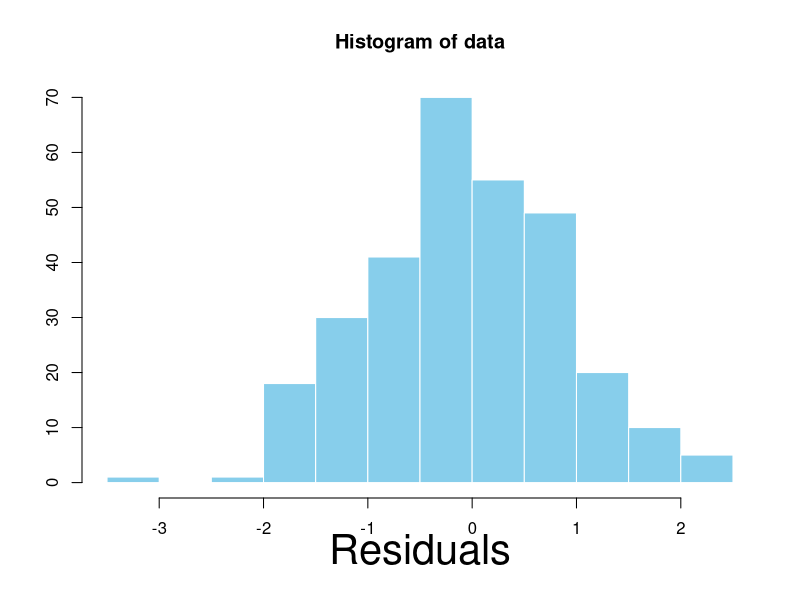
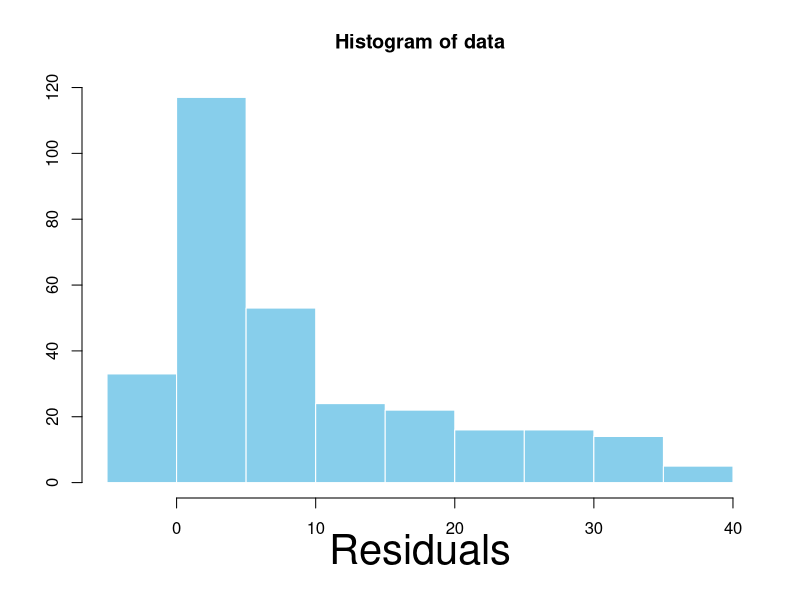
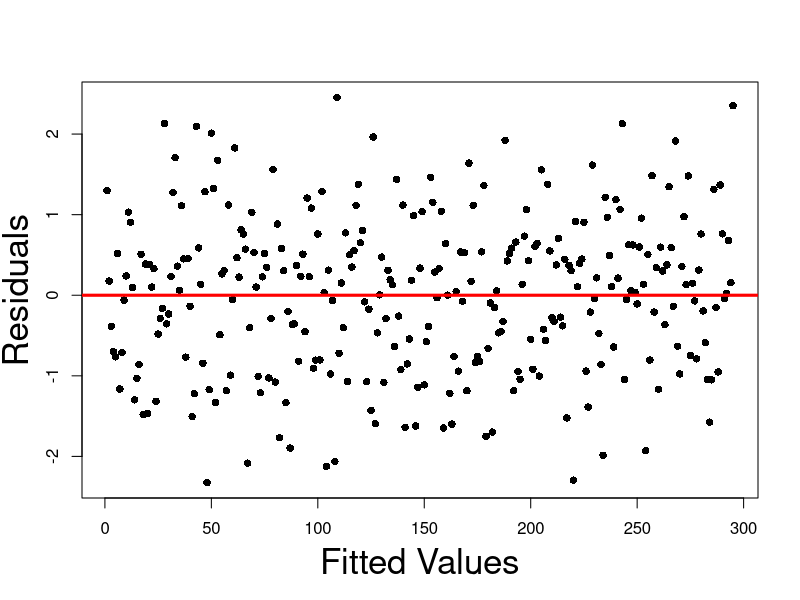
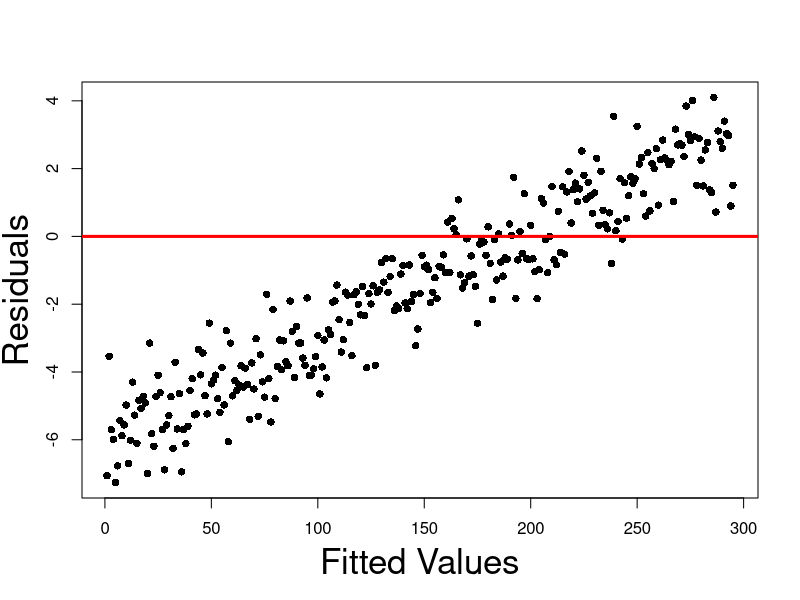
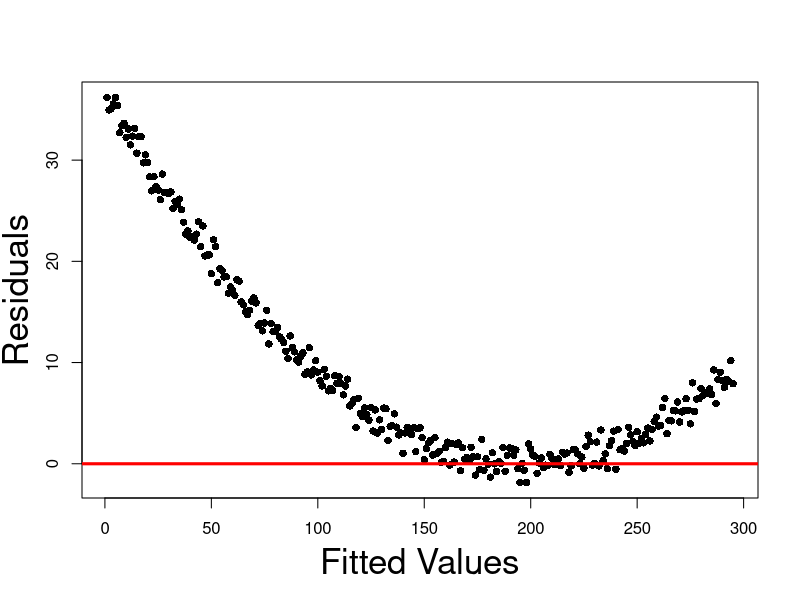
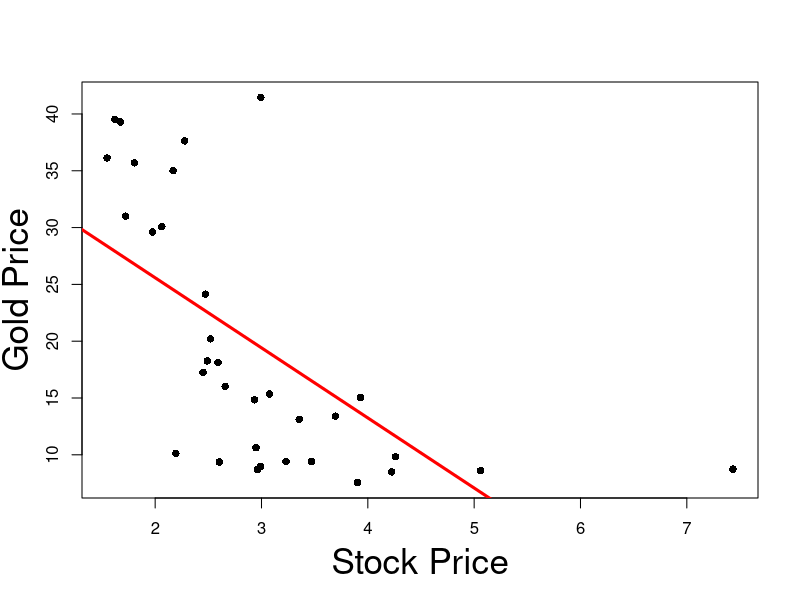
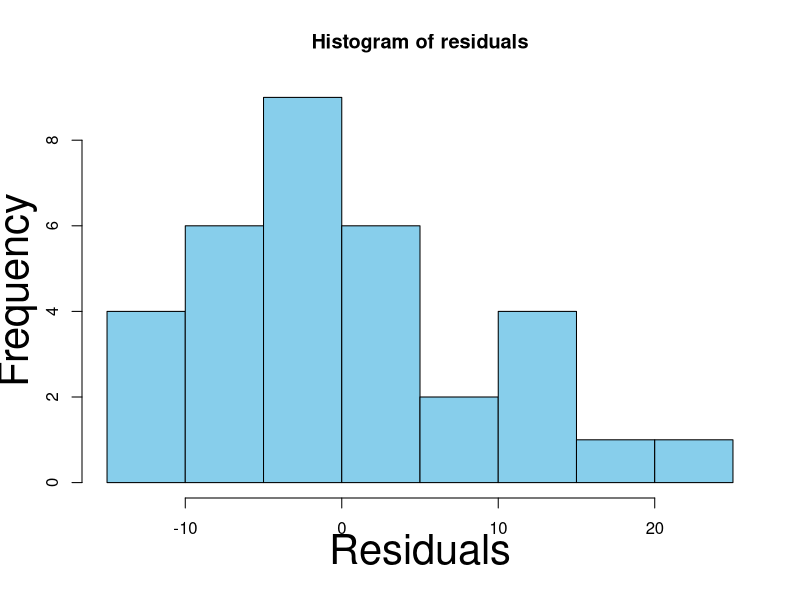
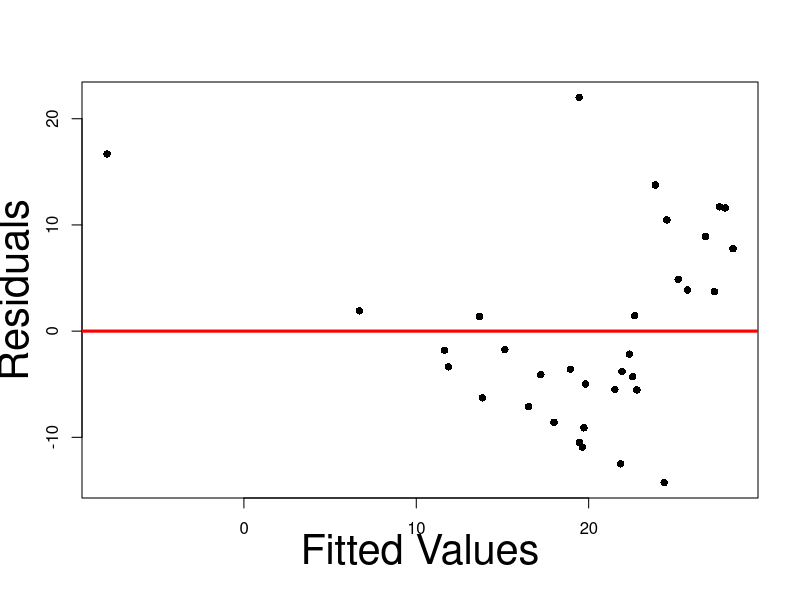

Generate these figures, in order, with R:
## ---- chunk 1
#| echo: false
#| fig-asp: 1

# Generate random N(0,1) vector
data <- rnorm(300)

# Plot histogram of transformed data
hist(data, 
     xlab = "", 
     ylab = "", 
     col = "skyblue", 
     border = "white")

# Increase label size
mtext("Residuals", side=1, line=2.5, cex=2.5)
## ---- chunk 2
#| echo: false
#| fig-asp: 1

# Generate random N(0,1) vector
data <- rnorm(300)

trend <- seq(-6, 3, length.out = length(data))

# Add quadratic trend
data <- data + trend ^ 2

# Plot histogram of transformed data
hist(data, 
     xlab = "", 
     ylab = "", 
     col = "skyblue", 
     border = "white")

# Increase label size
mtext("Residuals", side=1, line=2.5, cex=2.5)
## ---- chunk 3
#| echo: false
#| fig-asp: 1

# Generate random N(0,1) vector
data <- rnorm(300)

# Threshold at 2.5 standard deviation for 
# better plot

data <- data[abs(data) <= 2.5]

plot(data, 
    xlab = "", 
    ylab = "", 
    pch = 16)

mtext("Fitted Values", side=1, line=3, cex=2.1)
mtext("Residuals", side=2, line=2.5, cex=2.1)

abline(0, 0, col = "red", lwd = 3)
## ---- chunk 4
#| echo: false
#| fig-asp: 1

# Generate random N(0,1) vector
data <- rnorm(300)

# Threshold at 2.5 standard deviation for 
# better plot

data <- data[abs(data) <= 2.5]

trend <- seq(-6, 3, length.out = length(data))

# Add linear trend
data <- data + trend

plot(data, 
    xlab = "", 
    ylab = "", 
    pch = 16)

mtext("Fitted Values", side=1, line=3, cex=2.1)
mtext("Residuals", side=2, line=2.5, cex=2.1)

abline(0, 0, col = "red", lwd = 3)
## ---- chunk 5
#| echo: false
#| fig-asp: 1

# Generate random N(0,1) vector
data <- rnorm(300)

# Threshold at 2.5 standard deviation for 
# better plot

data <- data[abs(data) <= 2.5]

trend <- seq(-6, 3, length.out = length(data))

# Add quadratic trend
data <- data + trend ^ 2

plot(data, 
    xlab = "", 
    ylab = "", 
    pch = 16)

mtext("Fitted Values", side=1, line=3, cex=2.1)
mtext("Residuals", side=2, line=2.5, cex=2.1)

abline(0, 0, col = "red", lwd = 3)
## ---- chunk 6
#| echo: false
#| fig-asp: 1

# Read the data
prices <- read.table(file = "datasets/stock_gold.txt",
                   header = TRUE
                  )

stock.price <- prices$stock_price
gold.price <- prices$gold_price

# Fit regression model
model <- lm(gold.price ~ stock.price)

# Create the plot
plot(stock.price,
     gold.price, 
     xlab = "", 
     ylab= "",
     pch = 16)

# Add labels
mtext("Stock Price", side=1, line=3, cex=2.1)
mtext("Gold Price", side=2, line=2.5, cex=2.1)

# Plot regression line
abline(model, col = "red", lwd = 3)
## ---- chunk 7
#| echo: false
#| fig-asp: 1

# Read the data
prices <- read.table(file = "datasets/stock_gold.txt",
                   header = TRUE
                  )

stock.price <- prices$stock_price
gold.price <- prices$gold_price

# Fit regression model
model <- lm(gold.price ~ stock.price)

# Compute residuals
residuals <- model$resid

# Histogram of residuals
hist(residuals,
xlab = "",
ylab = "",
col = "skyblue")

# Increase label size
mtext("Residuals", side = 1, line = 2.5, cex = 2.5)
mtext("Frequency", side = 2, line = 2.5, cex = 2.5)
## ---- chunk 8
#| echo: false
#| fig-asp: 1

# Read the data
prices <- read.table(file = "datasets/stock_gold.txt",
                   header = TRUE
                  )

stock.price <- prices$stock_price
gold.price <- prices$gold_price

# Fit regression model
model <- lm(gold.price ~ stock.price)

# Compute residuals
residuals <- model$resid

# Compute fitted values
fitted <- model$fitted

# Plot the residual graph
plot(fitted, residuals,
     xlab = "", 
     ylab = "",
     pch = 16)

# Increase label size
mtext("Fitted Values", side = 1, line = 2.5, cex = 2.5)
mtext("Residuals", side = 2, line = 2.5, cex = 2.5)

# Add y = 0 line for reference
abline(0, 0, col = "red", lwd = 3)
## ---- chunk 9
#| echo: false
#| fig-asp: 1

# Read the data
prices <- read.table(file = "datasets/stock_gold.txt",
                   header = TRUE
                  )

stock.price <- prices$stock_price
gold.price <- prices$gold_price

# Fit regression model
model <- lm(gold.price ~ stock.price)

# Compute residuals
residuals <- model$resid

# Compute fitted values
fitted <- model$fitted

# Plot the residual graph
plot(fitted, residuals,
     xlab = "", 
     ylab = "",
     pch = 16)

# Increase label size
mtext("Fitted Values", side = 1, line = 2.5, cex = 2.5)
mtext("Residuals", side = 2, line = 2.5, cex = 2.5)

# Add y = 0 line for reference
abline(0, 0, col = "red", lwd = 3)
## ---- chunk 10
#| echo: false
#| fig-asp: 1

# Read the data
prices <- read.table(file = "datasets/stock_gold.txt",
                   header = TRUE
                  )

stock.price <- prices$stock_price
gold.price <- prices$gold_price

# Transform data via log(y)
log.gold.price <- log(gold.price)

# Fit linear model with log(y) data
log.model <- lm(log.gold.price ~ stock.price)

# Compute residuals for log model
log.residuals <- log.model$resid

# Compute fitted values for log model
log.fitted <- log.model$fitted

# Plot the residual graph
plot(log.fitted, log.residuals,
     xlab = "", 
     ylab = "",
     pch = 16)

# Increase label size
mtext("Fitted Values", side = 1, line = 2.5, cex = 2.5)
mtext("Residuals", side = 2, line = 2.5, cex = 2.5)

# Add y = 0 line for reference
abline(0, 0, col = "red", lwd = 3)
## ---- chunk 11
#| echo: false
#| fig-asp: 1

# Read the data
prices <- read.table(file = "datasets/stock_gold.txt",
                   header = TRUE
                  )

stock.price <- prices$stock_price
gold.price <- prices$gold_price

# Fit regression model
model <- lm(gold.price ~ stock.price)

# Compute residuals
residuals <- model$resid

# Compute fitted values
fitted <- model$fitted

# Histogram of residuals
hist(residuals,
xlab = "",
ylab = "",
col = "skyblue")

# Increase label size
mtext("Residuals", side = 1, line = 2.5, cex = 2.5)
mtext("Frequency", side = 2, line = 2.5, cex = 2.5)
## ---- chunk 12
#| echo: false
#| fig-asp: 1

# Read the data
prices <- read.table(file = "datasets/stock_gold.txt",
                   header = TRUE
                  )

stock.price <- prices$stock_price
gold.price <- prices$gold_price

# Transform data via log(y)
log.gold.price <- log(gold.price)

# Fit linear model with log(y) data
log.model <- lm(log.gold.price ~ stock.price)

# Compute residuals for log model
log.residuals <- log.model$resid

# Compute fitted values for log model
log.fitted <- log.model$fitted

# Histogram of residuals
hist(log.residuals,
xlab = "",
ylab = "",
col = "skyblue")

# Increase label size
mtext("Residuals", side = 1, line = 2.5, cex = 2.5)
mtext("Frequency", side = 2, line = 2.5, cex = 2.5)
